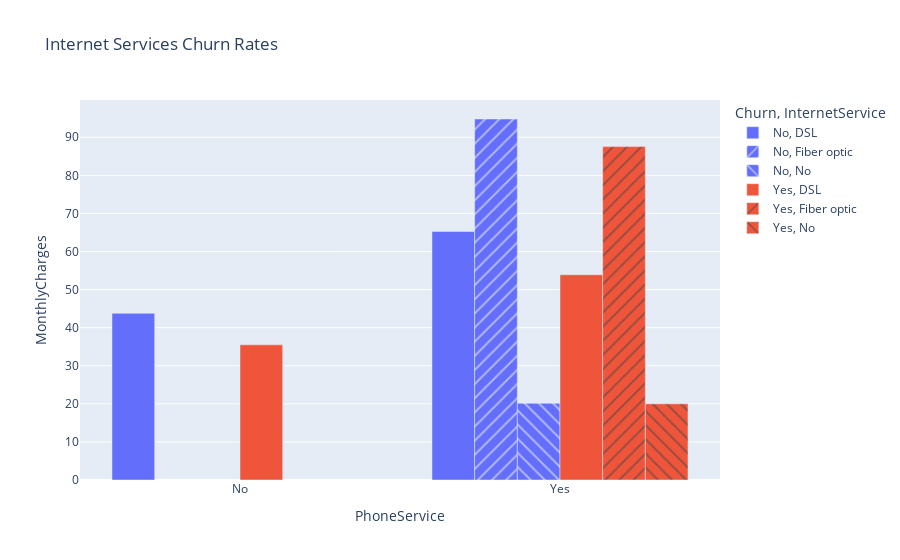

The notebook cell saved with this chart:
### Code cell
fig = px.bar(internet_services, x="PhoneService", y="MonthlyCharges", color="Churn", pattern_shape="InternetService",
             barmode="group", title="Internet Services Churn Rates")

# show plot 
fig.show()

### Figure 1 — Plotly figure (JSON) as saved in the notebook; plotly's stock layout.template omitted (floating-point values rounded to 4 significant figures)
{"data": [{"alignmentgroup": "True", "hovertemplate": "Churn=No<br>InternetService=DSL<br>PhoneService=%{x}<br>MonthlyCharges=%{y}<extra></extra>", "legendgroup": "No, DSL", "marker": {"color": "#636efa", "pattern": {"shape": ""}}, "name": "No, DSL", "offsetgroup": "No, DSL", "orientation": "v", "showlegend": true, "textposition": "auto", "type": "bar", "x": ["No", "Yes"], "xaxis": "x", "y": [43.78, 65.25], "yaxis": "y"}, {"alignmentgroup": "True", "hovertemplate": "Churn=No<br>InternetService=Fiber optic<br>PhoneService=%{x}<br>MonthlyCharges=%{y}<extra></extra>", "legendgroup": "No, Fiber optic", "marker": {"color": "#636efa", "pattern": {"shape": "/"}}, "name": "No, Fiber optic", "offsetgroup": "No, Fiber optic", "orientation": "v", "showlegend": true, "textposition": "auto", "type": "bar", "x": ["Yes"], "xaxis": "x", "y": [94.8], "yaxis": "y"}, {"alignmentgroup": "True", "hovertemplate": "Churn=No<br>InternetService=No<br>PhoneService=%{x}<br>MonthlyCharges=%{y}<extra></extra>", "legendgroup": "No, No", "marker": {"color": "#636efa", "pattern": {"shape": "\\"}}, "name": "No, No", "offsetgroup": "No, No", "orientation": "v", "showlegend": true, "textposition": "auto", "type": "bar", "x": ["Yes"], "xaxis": "x", "y": [20.15], "yaxis": "y"}, {"alignmentgroup": "True", "hovertemplate": "Churn=Yes<br>InternetService=DSL<br>PhoneService=%{x}<br>MonthlyCharges=%{y}<extra></extra>", "legendgroup": "Yes, DSL", "marker": {"color": "#EF553B", "pattern": {"shape": ""}}, "name": "Yes, DSL", "offsetgroup": "Yes, DSL", "orientation": "v", "showlegend": true, "textposition": "auto", "type": "bar", "x": ["No", "Yes"], "xaxis": "x", "y": [35.5, 53.9], "yaxis": "y"}, {"alignmentgroup": "True", "hovertemplate": "Churn=Yes<br>InternetService=Fiber optic<br>PhoneService=%{x}<br>MonthlyCharges=%{y}<extra></extra>", "legendgroup": "Yes, Fiber optic", "marker": {"color": "#EF553B", "pattern": {"shape": "/"}}, "name": "Yes, Fiber optic", "offsetgroup": "Yes, Fiber optic", "orientation": "v", "showlegend": true, "textposition": "auto", "type": "bar", "x": ["Yes"], "xaxis": "x", "y": [87.55], "yaxis": "y"}, {"alignmentgroup": "True", "hovertemplate": "Churn=Yes<br>InternetService=No<br>PhoneService=%{x}<br>MonthlyCharges=%{y}<extra></extra>", "legendgroup": "Yes, No", "marker": {"color": "#EF553B", "pattern": {"shape": "\\"}}, "name": "Yes, No", "offsetgroup": "Yes, No", "orientation": "v", "showlegend": true, "textposition": "auto", "type": "bar", "x": ["Yes"], "xaxis": "x", "y": [20], "yaxis": "y"}], "layout": {"barmode": "group", "legend": {"title": {"text": "Churn, InternetService"}, "tracegroupgap": 0}, "title": {"text": "Internet Services Churn Rates"}, "xaxis": {"anchor": "y", "domain": [0, 1], "title": {"text": "PhoneService"}}, "yaxis": {"anchor": "x", "domain": [0, 1], "title": {"text": "MonthlyCharges"}}}}
